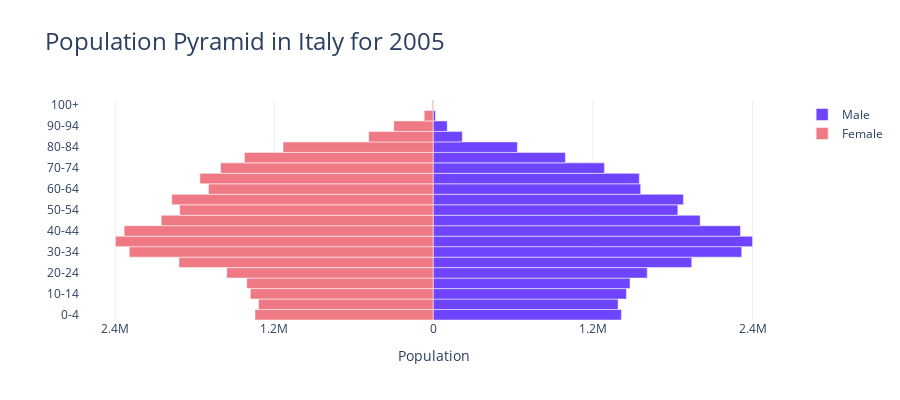

The notebook cell saved with this chart:
### Code cell
def pyramid(year=2005):
    ''' 
    Function to draw the population pyramid for the selected year
    '''
    df = get_data()
    # erase rows with counts for M+F
    df = df[df.sex!='Both sexes'].reset_index(drop=True)

    # use selected year
    df = df[df.timeLabel == year][['sex', 'ageLabel', 'value']]

    # dataframes per gender
    male_df = df[df.sex=='Male'][['ageLabel', 'value']].rename(columns={'value':'M'})
    female_df = df[df.sex=='Female'][['ageLabel', 'value']].rename(columns={'value':'F'})

    # dataframe as "age_range"-"Male_value"-"Female_value"
    df = male_df.merge(female_df, left_on='ageLabel', right_on='ageLabel')

    # create variables for pyramid
    y = df.ageLabel
    x_male = df.M 
    x_female = - df.F # with minus bc left-side of chart

    # initialize figure
    fig = go.Figure()

    # male barchart
    fig.add_trace(go.Bar(
        y=y,
        x=x_male,
        name='Male',
        orientation='h',
        marker_color='#6e44ff'
    ))

    # female barchart
    fig.add_trace(go.Bar(
        y=y,
        x=x_female,
        name='Female',
        orientation='h',
        marker_color='#ef7a85'
    ))

    # chart layout
    fig.update_layout(
        template='plotly_white',
        title='Population Pyramid in Italy for '+str(year),
        title_font_size=24,
        barmode='relative',
        bargap=0.0,
        bargroupgap=0,
        # width=800, 
        height=400,

        # fix axis -> female ticks are neg.values
        xaxis=dict(
            # where to put the ticks (defined after)
            tickvals=[-df.F.max(), -df.F.max()//2, 0, df.M.max()//2, df.M.max()],
            # ticks text using previously defined function
            ticktext=[human_format(df.F.max()), human_format(df.F.max()//2), 0, human_format(df.M.max()//2), human_format(df.M.max())],
            # axis label
            title = 'Population',
            title_font_size=14
        )
    )

    return fig

pyramid() # TODO: to bind with the slider using pn.bind in the template

### Figure 1 — Plotly figure (JSON) as saved in the notebook; plotly's stock layout.template omitted (floating-point values rounded to 4 significant figures)
{"data": [{"marker": {"color": "#6e44ff"}, "name": "Male", "orientation": "h", "type": "bar", "x": [1404000.0, 1379646, 1441613, 1468574, 1596791, 1929000.0, 2301446, 2382442, 2292000.0, 1991000.0, 1824962, 1866000.0, 1547844, 1538000.0, 1278000.0, 986500.0, 628081, 217610, 105097, 17273, 1262.0], "y": ["0-4", "5-9", "10-14", "15-19", "20-24", "25-29", "30-34", "35-39", "40-44", "45-49", "50-54", "55-59", "60-64", "65-69", "70-74", "75-79", "80-84", "85-89", "90-94", "95-99", "100+"]}, {"marker": {"color": "#ef7a85"}, "name": "Female", "orientation": "h", "type": "bar", "x": [-1328000.0, -1302000.0, -1363493, -1389807, -1539043, -1895548, -2266750, -2370000.0, -2304398, -2028000.0, -1890460, -1949341, -1675361, -1739000.0, -1586000.0, -1407281, -1119760, -480692, -293437, -66684, -6874.0], "y": ["0-4", "5-9", "10-14", "15-19", "20-24", "25-29", "30-34", "35-39", "40-44", "45-49", "50-54", "55-59", "60-64", "65-69", "70-74", "75-79", "80-84", "85-89", "90-94", "95-99", "100+"]}], "layout": {"bargap": 0, "bargroupgap": 0, "barmode": "relative", "height": 400, "title": {"font": {"size": 24}, "text": "Population Pyramid in Italy for 2005"}, "xaxis": {"ticktext": ["2.4M", "1.2M", 0, "1.2M", "2.4M"], "tickvals": [-2370000.0, -1184777, 0, 1191221, 2382442], "title": {"font": {"size": 14}, "text": "Population"}}}}
